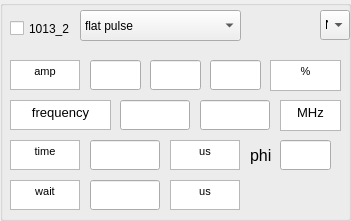
   <widget class="QGroupBox" name="groupBox_8">
    <property name="geometry">
     <rect>
      <x>480</x>
      <y>280</y>
      <width>351</width>
      <height>221</height>
     </rect>
    </property>
    <property name="title">
     <string/>
    </property>
    <widget class="QTextBrowser" name="textBrowser_57">
     <property name="geometry">
      <rect>
       <x>10</x>
       <y>60</y>
       <width>70</width>
       <height>30</height>
      </rect>
     </property>
     <property name="html">
      <string>&lt;!DOCTYPE HTML PUBLIC &quot;-//W3C//DTD HTML 4.0//EN&quot; &quot;http://www.w3.org/TR/REC-html40/strict.dtd&quot;&gt;
&lt;html&gt;&lt;head&gt;&lt;meta name=&quot;qrichtext&quot; content=&quot;1&quot; /&gt;&lt;style type=&quot;text/css&quot;&gt;
p, li { white-space: pre-wrap; }
&lt;/style&gt;&lt;/head&gt;&lt;body style=&quot; font-family:'MS Shell Dlg 2'; font-size:8.25pt; font-weight:400; font-style:normal;&quot;&gt;
&lt;p align=&quot;center&quot; style=&quot; margin-top:0px; margin-bottom:0px; margin-left:0px; margin-right:0px; -qt-block-indent:0; text-indent:0px;&quot;&gt;amp&lt;/p&gt;&lt;/body&gt;&lt;/html&gt;</string>
     </property>
     <property name="openExternalLinks">
      <bool>false</bool>
     </property>
    </widget>
    <widget class="QTextBrowser" name="textBrowser_58">
     <property name="geometry">
      <rect>
       <x>270</x>
       <y>60</y>
       <width>71</width>
       <height>31</height>
      </rect>
     </property>
     <property name="html">
      <string>&lt;!DOCTYPE HTML PUBLIC &quot;-//W3C//DTD HTML 4.0//EN&quot; &quot;http://www.w3.org/TR/REC-html40/strict.dtd&quot;&gt;
&lt;html&gt;&lt;head&gt;&lt;meta name=&quot;qrichtext&quot; content=&quot;1&quot; /&gt;&lt;style type=&quot;text/css&quot;&gt;
p, li { white-space: pre-wrap; }
&lt;/style&gt;&lt;/head&gt;&lt;body style=&quot; font-family:'MS Shell Dlg 2'; font-size:8.25pt; font-weight:400; font-style:normal;&quot;&gt;
&lt;p align=&quot;center&quot; style=&quot; margin-top:0px; margin-bottom:0px; margin-left:0px; margin-right:0px; -qt-block-indent:0; text-indent:0px;&quot;&gt;%&lt;/p&gt;&lt;/body&gt;&lt;/html&gt;</string>
     </property>
    </widget>
    <widget class="QTextBrowser" name="textBrowser_59">
     <property name="geometry">
      <rect>
       <x>10</x>
       <y>140</y>
       <width>70</width>
       <height>30</height>
      </rect>
     </property>
     <property name="sizePolicy">
      <sizepolicy hsizetype="Fixed" vsizetype="Fixed">
       <horstretch>0</horstretch>
       <verstretch>0</verstretch>
      </sizepolicy>
     </property>
     <property name="html">
      <string>&lt;!DOCTYPE HTML PUBLIC &quot;-//W3C//DTD HTML 4.0//EN&quot; &quot;http://www.w3.org/TR/REC-html40/strict.dtd&quot;&gt;
&lt;html&gt;&lt;head&gt;&lt;meta name=&quot;qrichtext&quot; content=&quot;1&quot; /&gt;&lt;style type=&quot;text/css&quot;&gt;
p, li { white-space: pre-wrap; }
&lt;/style&gt;&lt;/head&gt;&lt;body style=&quot; font-family:'MS Shell Dlg 2'; font-size:8.25pt; font-weight:400; font-style:normal;&quot;&gt;
&lt;p align=&quot;center&quot; style=&quot; margin-top:12px; margin-bottom:12px; margin-left:0px; margin-right:0px; -qt-block-indent:0; text-indent:0px;&quot;&gt;time&lt;/p&gt;&lt;/body&gt;&lt;/html&gt;</string>
     </property>
    </widget>
    <widget class="QTextBrowser" name="textBrowser_60">
     <property name="geometry">
      <rect>
       <x>10</x>
       <y>100</y>
       <width>101</width>
       <height>30</height>
      </rect>
     </property>
     <property name="html">
      <string>&lt;!DOCTYPE HTML PUBLIC &quot;-//W3C//DTD HTML 4.0//EN&quot; &quot;http://www.w3.org/TR/REC-html40/strict.dtd&quot;&gt;
&lt;html&gt;&lt;head&gt;&lt;meta name=&quot;qrichtext&quot; content=&quot;1&quot; /&gt;&lt;style type=&quot;text/css&quot;&gt;
p, li { white-space: pre-wrap; }
&lt;/style&gt;&lt;/head&gt;&lt;body style=&quot; font-family:'MS Shell Dlg 2'; font-size:8.25pt; font-weight:400; font-style:normal;&quot;&gt;
&lt;p align=&quot;center&quot; style=&quot; margin-top:0px; margin-bottom:0px; margin-left:0px; margin-right:0px; -qt-block-indent:0; text-indent:0px;&quot;&gt;&lt;span style=&quot; font-size:10pt;&quot;&gt;frequency&lt;/span&gt;&lt;/p&gt;&lt;/body&gt;&lt;/html&gt;</string>
     </property>
    </widget>
    <widget class="QLineEdit" name="start_frequency_1013_2">
     <property name="geometry">
      <rect>
       <x>120</x>
       <y>100</y>
       <width>70</width>
       <height>30</height>
      </rect>
     </property>
    </widget>
    <widget class="QLineEdit" name="end_frequency_1013_2">
     <property name="geometry">
      <rect>
       <x>200</x>
       <y>100</y>
       <width>70</width>
       <height>30</height>
      </rect>
     </property>
    </widget>
    <widget class="QTextBrowser" name="textBrowser_61">
     <property name="geometry">
      <rect>
       <x>280</x>
       <y>100</y>
       <width>61</width>
       <height>31</height>
      </rect>
     </property>
     <property name="html">
      <string>&lt;!DOCTYPE HTML PUBLIC &quot;-//W3C//DTD HTML 4.0//EN&quot; &quot;http://www.w3.org/TR/REC-html40/strict.dtd&quot;&gt;
&lt;html&gt;&lt;head&gt;&lt;meta name=&quot;qrichtext&quot; content=&quot;1&quot; /&gt;&lt;style type=&quot;text/css&quot;&gt;
p, li { white-space: pre-wrap; }
&lt;/style&gt;&lt;/head&gt;&lt;body style=&quot; font-family:'MS Shell Dlg 2'; font-size:8.25pt; font-weight:400; font-style:normal;&quot;&gt;
&lt;p align=&quot;center&quot; style=&quot; margin-top:0px; margin-bottom:0px; margin-left:0px; margin-right:0px; -qt-block-indent:0; text-indent:0px;&quot;&gt;&lt;span style=&quot; font-size:10pt;&quot;&gt;MHz&lt;/span&gt;&lt;/p&gt;&lt;/body&gt;&lt;/html&gt;</string>
     </property>
    </widget>
    <widget class="QLineEdit" name="time_1013_2">
     <property name="geometry">
      <rect>
       <x>90</x>
       <y>140</y>
       <width>70</width>
       <height>30</height>
      </rect>
     </property>
    </widget>
    <widget class="QTextBrowser" name="textBrowser_62">
     <property name="geometry">
      <rect>
       <x>10</x>
       <y>180</y>
       <width>70</width>
       <height>30</height>
      </rect>
     </property>
     <property name="html">
      <string>&lt;!DOCTYPE HTML PUBLIC &quot;-//W3C//DTD HTML 4.0//EN&quot; &quot;http://www.w3.org/TR/REC-html40/strict.dtd&quot;&gt;
&lt;html&gt;&lt;head&gt;&lt;meta name=&quot;qrichtext&quot; content=&quot;1&quot; /&gt;&lt;style type=&quot;text/css&quot;&gt;
p, li { white-space: pre-wrap; }
&lt;/style&gt;&lt;/head&gt;&lt;body style=&quot; font-family:'MS Shell Dlg 2'; font-size:8.25pt; font-weight:400; font-style:normal;&quot;&gt;
&lt;p align=&quot;center&quot; style=&quot; margin-top:0px; margin-bottom:0px; margin-left:0px; margin-right:0px; -qt-block-indent:0; text-indent:0px;&quot;&gt;&lt;span style=&quot; font-size:8pt;&quot;&gt;wait&lt;/span&gt;&lt;/p&gt;&lt;/body&gt;&lt;/html&gt;</string>
     </property>
    </widget>
    <widget class="QLineEdit" name="wait_time_1013_2">
     <property name="geometry">
      <rect>
       <x>90</x>
       <y>180</y>
       <width>70</width>
       <height>30</height>
      </rect>
     </property>
    </widget>
    <widget class="QTextBrowser" name="textBrowser_63">
     <property name="geometry">
      <rect>
       <x>170</x>
       <y>140</y>
       <width>70</width>
       <height>30</height>
      </rect>
     </property>
     <property name="html">
      <string>&lt;!DOCTYPE HTML PUBLIC &quot;-//W3C//DTD HTML 4.0//EN&quot; &quot;http://www.w3.org/TR/REC-html40/strict.dtd&quot;&gt;
&lt;html&gt;&lt;head&gt;&lt;meta name=&quot;qrichtext&quot; content=&quot;1&quot; /&gt;&lt;style type=&quot;text/css&quot;&gt;
p, li { white-space: pre-wrap; }
&lt;/style&gt;&lt;/head&gt;&lt;body style=&quot; font-family:'MS Shell Dlg 2'; font-size:8.25pt; font-weight:400; font-style:normal;&quot;&gt;
&lt;p align=&quot;center&quot; style=&quot; margin-top:0px; margin-bottom:0px; margin-left:0px; margin-right:0px; -qt-block-indent:0; text-indent:0px;&quot;&gt;us&lt;/p&gt;&lt;/body&gt;&lt;/html&gt;</string>
     </property>
    </widget>
    <widget class="QTextBrowser" name="textBrowser_64">
     <property name="geometry">
      <rect>
       <x>170</x>
       <y>180</y>
       <width>70</width>
       <height>30</height>
      </rect>
     </property>
     <property name="html">
      <string>&lt;!DOCTYPE HTML PUBLIC &quot;-//W3C//DTD HTML 4.0//EN&quot; &quot;http://www.w3.org/TR/REC-html40/strict.dtd&quot;&gt;
&lt;html&gt;&lt;head&gt;&lt;meta name=&quot;qrichtext&quot; content=&quot;1&quot; /&gt;&lt;style type=&quot;text/css&quot;&gt;
p, li { white-space: pre-wrap; }
&lt;/style&gt;&lt;/head&gt;&lt;body style=&quot; font-family:'MS Shell Dlg 2'; font-size:8.25pt; font-weight:400; font-style:normal;&quot;&gt;
&lt;p align=&quot;center&quot; style=&quot; margin-top:0px; margin-bottom:0px; margin-left:0px; margin-right:0px; -qt-block-indent:0; text-indent:0px;&quot;&gt;&lt;span style=&quot; font-size:8pt;&quot;&gt;us&lt;/span&gt;&lt;/p&gt;&lt;/body&gt;&lt;/html&gt;</string>
     </property>
    </widget>
    <widget class="QCheckBox" name="checkBox_1013_2">
     <property name="geometry">
      <rect>
       <x>10</x>
       <y>20</y>
       <width>70</width>
       <height>17</height>
      </rect>
     </property>
     <property name="text">
      <string>1013_2</string>
     </property>
    </widget>
    <widget class="QComboBox" name="waveform_1013_2">
     <property name="geometry">
      <rect>
       <x>80</x>
       <y>10</y>
       <width>161</width>
       <height>31</height>
      </rect>
     </property>
     <item>
      <property name="text">
       <string>flat pulse</string>
      </property>
     </item>
     <item>
      <property name="text">
       <string>blackman pulse</string>
      </property>
     </item>
     <item>
      <property name="text">
       <string>ramp frequency</string>
      </property>
     </item>
     <item>
      <property name="text">
       <string>load from file</string>
      </property>
     </item>
    </widget>
    <widget class="QLineEdit" name="num_amp_1013_2">
     <property name="geometry">
      <rect>
       <x>210</x>
       <y>60</y>
       <width>51</width>
       <height>30</height>
      </rect>
     </property>
    </widget>
    <widget class="QLineEdit" name="start_amp_1013_2">
     <property name="geometry">
      <rect>
       <x>90</x>
       <y>60</y>
       <width>51</width>
       <height>30</height>
      </rect>
     </property>
    </widget>
    <widget class="QLineEdit" name="end_amp_1013_2">
     <property name="geometry">
      <rect>
       <x>150</x>
       <y>60</y>
       <width>51</width>
       <height>30</height>
      </rect>
     </property>
    </widget>
    <widget class="QComboBox" name="Connected_1013_2">
     <property name="geometry">
      <rect>
       <x>320</x>
       <y>10</y>
       <width>30</width>
       <height>30</height>
      </rect>
     </property>
     <item>
      <property name="text">
       <string>N</string>
      </property>
     </item>
     <item>
      <property name="text">
       <string>1</string>
      </property>
     </item>
     <item>
      <property name="text">
       <string>2</string>
      </property>
     </item>
     <item>
      <property name="text">
       <string>3</string>
      </property>
     </item>
     <item>
      <property name="text">
       <string>4</string>
      </property>
     </item>
     <item>
      <property name="text">
       <string>5</string>
      </property>
     </item>
     <item>
      <property name="text">
       <string>6</string>
      </property>
     </item>
    </widget>
    <widget class="QLabel" name="label_phi_1013_2">
     <property name="geometry">
      <rect>
       <x>250</x>
       <y>140</y>
       <width>41</width>
       <height>31</height>
      </rect>
     </property>
     <property name="font">
      <font>
       <family>Arial</family>
       <pointsize>12</pointsize>
      </font>
     </property>
     <property name="text">
      <string>phi</string>
     </property>
    </widget>
    <widget class="QLineEdit" name="phi_1013_2">
     <property name="geometry">
      <rect>
       <x>280</x>
       <y>140</y>
       <width>51</width>
       <height>30</height>
      </rect>
     </property>
    </widget>
   </widget>
